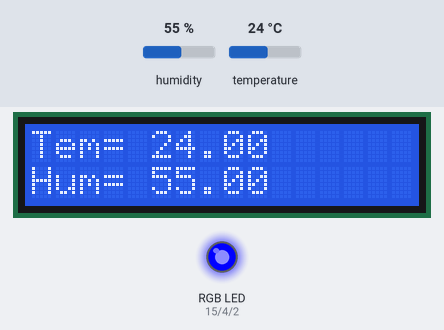
A sketch run on a simulated ESP32. Shown: 16×2 character LCD, an RGB LED mixed from three pins (HIGH = lit). The inputs (shaded band) are chosen by the test bench; at power-on: temperature 24 °C, humidity 55 %. What the sketch prints to the serial monitor is not drawn.

Above: at 1.2 s.
1.3 s: temperature set to 25.5 °C
At 2.0 s:
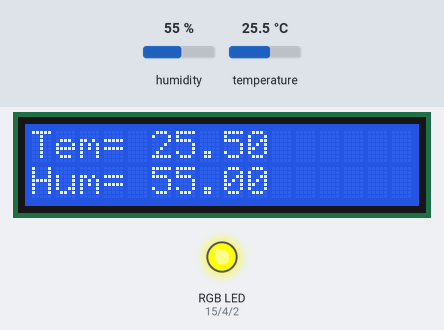
3.0 s: temperature set to 29.6 °C
At 4.0 s:
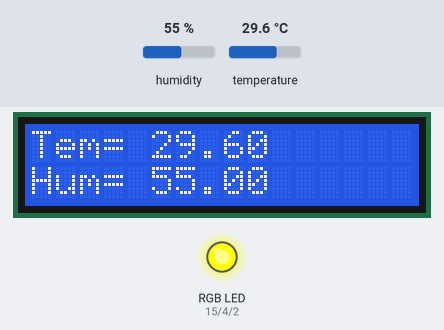
4.6 s: temperature set to 30.6 °C
At 6.0 s:
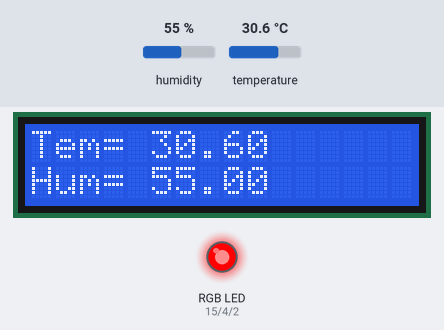
6.3 s: humidity set to 22 %
At 6.9 s:
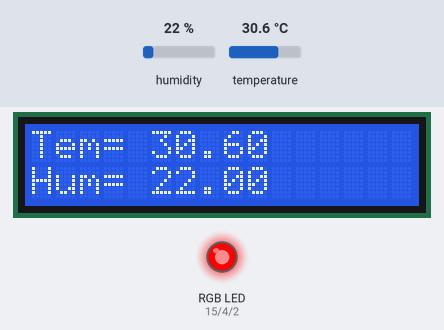
7.9 s: humidity set to 40 %
At 8.6 s:
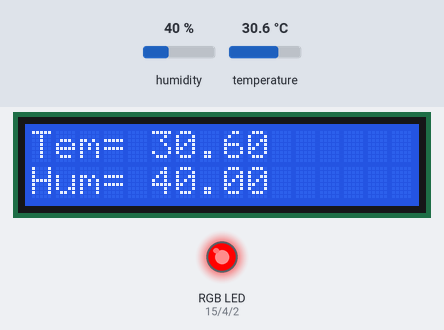
9.4 s: temperature set to 12 °C
At 10.7 s:
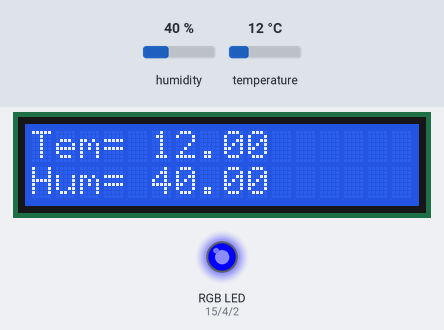
Timing chart, 0 to 12.4 s (numbered marks = the images above; inputs shaded):
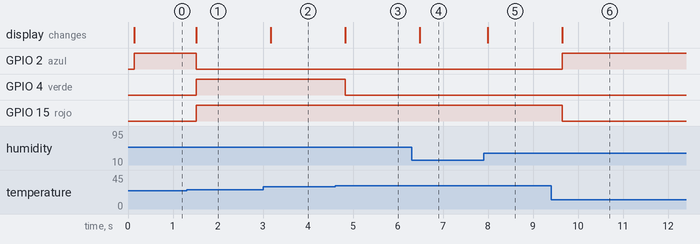

The sketch:

tl05i_lcd_rgb_esp32.ino
```cpp
// LCD
#include <LiquidCrystal_I2C.h>

// sensor tl05i
#include <Wire.h>
#include "Adafruit_SHT31.h"
Adafruit_SHT31 sensor = Adafruit_SHT31();

//LCD
LiquidCrystal_I2C lcd (0x27, 16, 2);

//RGB
int rojo = 15;
int azul = 2;
int verde = 4;


void setup() {
  Serial.begin(115200);
  pinMode(rojo, OUTPUT);
  pinMode(azul, OUTPUT);
  pinMode(verde, OUTPUT);

  if(sensor.begin(0x44)){
    Serial.println("Sensor encontrado");
  }else{
    Serial.println("Sensor NO encontrado");
    while(1){
      delay(10);
    }
  }
}

void loop() {
  float temp = sensor.readTemperature();
  float hume = sensor.readHumidity();

  //isnan -> is not a number?
  if(isnan(temp)){
    Serial.println("Error al obtener temperatura");
  }else{
    Serial.print("Temperatura *C = ");
    Serial.println(temp);
  }

  //! isnan -> is not not a number? -> is a number?
  if(!isnan(hume)){
    Serial.print("Humedad % = ");
    Serial.println(hume);
  }else{
    Serial.println("Error al obtener humedad");
  }
  Serial.println();
  delay(10);

  lcd.init();
  lcd.backlight();
  lcd.clear();
  lcd.setCursor(0,0);
  lcd.print("Tem=");
  lcd.setCursor(5,0);
  lcd.print(temp);
  lcd.setCursor(0,1);
  lcd.print("Hum= ");
  lcd.setCursor(5,1);
  lcd.print(hume);

  if (temp<25){
    digitalWrite(azul, HIGH);
    digitalWrite(rojo, LOW);
    digitalWrite(verde, LOW);
    }

    if (temp>25){
    digitalWrite(azul, LOW);
    digitalWrite(rojo, HIGH);
    digitalWrite(verde, HIGH);
    }

   if (temp>30){
    digitalWrite(azul, LOW);
    digitalWrite(rojo, HIGH);
    digitalWrite(verde, LOW);
    }
}
```

Measured:
- the behaviour switches between 25 and 25.1 °C on temperature (found by bisection; images 0 and 1)
- the behaviour switches between 30 and 30.1 °C on temperature (found by bisection; images 2 and 3)
- after the input at 1.3 s, GPIO 2 (azul): HIGH → LOW after 0.22 s; GPIO 4 (verde), GPIO 15 (rojo): LOW → HIGH after 0.22 s; the display: changes after 0.22 s (image 1)
- after the input at 3.0 s, the display: changes after 0.17 s (image 2)
- after the input at 4.6 s, GPIO 4 (verde): HIGH → LOW after 0.23 s; the display: changes after 0.23 s (image 3)
- after the input at 6.3 s, the display: changes after 0.18 s (image 4)
- after the input at 7.9 s, the display: changes after 0.10 s (image 5)
- after the input at 9.4 s, GPIO 2 (azul): LOW → HIGH after 0.25 s; GPIO 15 (rojo): HIGH → LOW after 0.25 s; the display: changes after 0.25 s (image 6)
